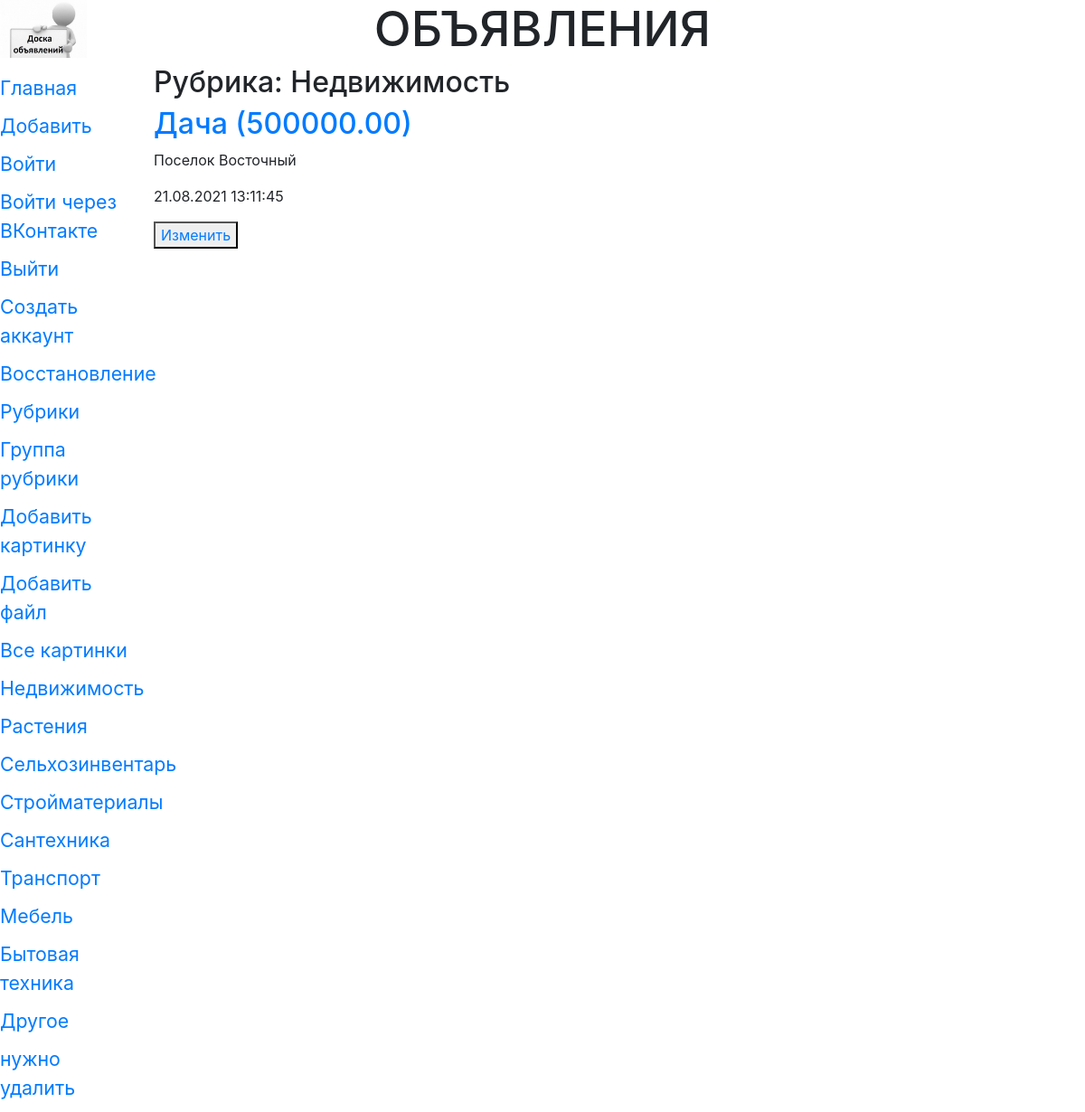
Screenshot of /bboard/1/ with the database file from the repository.
### bboard/models.py (models this page shows, shortened)
class Rubric (models.Model):#клас рубрик
    name = models.CharField(max_length=20, db_index=True, verbose_name='Название')
    order = models.SmallIntegerField(default=0, db_index=True)
    class Meta:
        verbose_name_plural = 'Рубрики'
        verbose_name = 'Рубрика'
        ordering = ['order', 'name']

class Bb(models.Model):#описание полей базы данных (таблица)
    title = models.CharField(max_length=50, verbose_name='Товар',
            validators=[validators.RegexValidator(regex='^.{4,}$')],
            error_messages={'invalid': 'Неправильное название товара'})#добавим валидатор по регулярному выражению
    content = models.TextField(null=True, blank=True, verbose_name='Описание',)
    price = models.FloatField(null=True, blank=True, verbose_name='Цена',
            validators=[validate_even,])#добавили свой валидатор MinMaxValueValidator(1,999999)
    published = models.DateTimeField(auto_now_add=True,db_index=True, verbose_name='Опубликовано')
    rubric = models.ForeignKey('Rubric', null=True,
    on_delete=models.PROTECT, verbose_name='Рубрика')#еще одно поле рубрика, foreignKey поле Первичной модели, 1-ссылка на класс,2 поле не обяз,3 защита от удаления всех полей рубрики какойлибо
    class Meta:#параметры полей и моделей(представление в человеческом виде-ед и мн число и порядок)
        verbose_name_plural = 'Объявления'
        verbose_name = 'Объявление'
        ordering = ['-published','title']#порядок сортировки
        unique_together = (
            ('title', 'published'),
            ('title', 'price', 'rubric')
        )#теперь поля товара и даты должны быть уникальны
        get_latest_by = '-published'
    def title_and_price(self):# функция для функционального поля, выводит название и цену или название
        if self.price:
            return '%s (%.2f)' %(self.title, self.price)
        else:
            return self.title
    title_and_price.short_description = 'Название и цена'

### bboard/views.py (the view)
# urls.py: path('<int:rubric_id>/', by_rubric, name='by_rubric'),#рубрика через функцию
@cache_page(60 * 5)
def by_rubric(request, rubric_id):#котролер для разбиения по рубрикам
    bbs = Bb.objects.filter(rubric=rubric_id)#отбор всех экземпляров класса Бб по рубрике =id
    rubrics = Rubric.objects.all()#все рубрики
    current_rubric = Rubric.objects.get(pk=rubric_id)
    context ={'bbs': bbs, 'rubrics':rubrics,
    'current_rubric': current_rubric}#поля шаблона связаны с переменными
    return render(request, 'bboard/by_rubric.html', context)

### bboard/templates/bboard/by_rubric.html (shortened to what this page needs)
{% extends "layout/basic.html" %}
{% block content %}
<h2>Рубрика: {{ current_rubric.name }}</h2>
{% for bb in bbs %}
<div>
    <h2><a href="{% url 'detail' pk=bb.pk %}">{{ bb.title_and_price }}</a></h2>
    <p>{{ bb.content }}</p>
    <p>{{ bb.published|date:"d.m.Y H:i:s" }}</p>
    <button><a href="{% url 'edit' pk=bb.pk %}">Изменить</a></button>
</div>
{% endfor %}
{% endblock %}

### bboard/templates/layout/basic.html (shortened to what this page needs)
{% load static %}
{% load bootstrap4 %}
{% load cache %}
<!DOCTYPE html>
<html>
    <head>
        <link rel="stylesheet" type="text/css" href="{% static 'bboard/style.css' %}">
        {% bootstrap_css %}
    </head>
    <body>
        <header>
            <h1>Объявления</h1>
        </header>
        {% cache 300 navbar %}
        <nav>
            <a href="{% url 'index' %}">Главная</a>
            <a href="{% url 'add' %}">Добавить</a>
            <a href="{% url 'login' %}">Войти</a>
            <a href="{% url 'social:begin' 'vk-oauth2' %}">Войти через ВКонтакте</a>
            <a href="{% url 'logout' %}">Выйти</a>
            <a href="{% url 'add_user' %}">Создать аккаунт</a>
            <a href="{% url 'password_reset' %}">Восстановление</a>
            <a href="{% url 'rubrics' %}">Рубрики</a>
            <a href="{% url 'rubrics_formset' %}">Группа рубрики</a>
            <a href="{% url 'add_img' %}">Добавить картинку</a>
            <a href="{% url 'add_file' %}">Добавить файл</a>
            <a href="{% url 'all_img' %}">Все картинки</a>
            {% for rubric in rubrics %}
            <a href="{{ rubric.get_absolute_url }}">{{ rubric.name }}</a>
            {% endfor %}
        </nav>
        {% endcache %}
        <section>
        {% block content %}
        {% endblock %}
        </section>
    </body>
</html>

### bboard/static/bboard/style.css (style rules this page uses)
header h1 { font-size: 40pt; text-transform: uppercase; text-align: center; background: url("bg.jpg") left/auto 100% no-repeat; }
nav { font-size: 16pt; width: 150px; float: left; }
nav a { display: block; margin: 10px 0px; }
section { margin-left: 170px; }

### rows the page displays
Rubric: name "Недвижимость"
Rubric: name "Растения"
Rubric: name "Сельхозинвентарь"
Rubric: name "Стройматериалы"
Rubric: name "Сантехника"
Rubric: name "Транспорт"
Rubric: name "Мебель"
Rubric: name "Бытовая техника"
Rubric: name "Другое"
Rubric: name "нужно удалить"
Bb: title_and_price "Дача (500000.00)", content "Поселок Восточный", published "21.08.2021 13:11:45"
